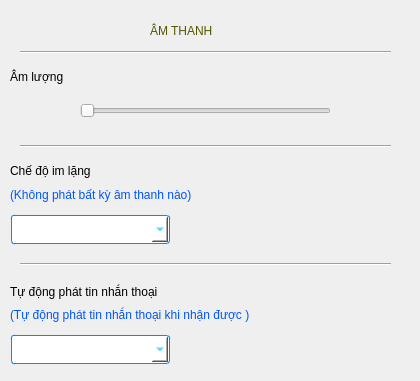
<?xml version="1.0" encoding="UTF-8"?>
<ui version="4.0">
 <class>Widget_ContainSoundSettingContent</class>
 <widget class="QWidget" name="Widget_ContainSoundSettingContent">
  <property name="geometry">
   <rect>
    <x>0</x>
    <y>0</y>
    <width>420</width>
    <height>381</height>
   </rect>
  </property>
  <property name="windowTitle">
   <string>Form</string>
  </property>
  <widget class="QFrame" name="frame_containVolumeSetting">
   <property name="geometry">
    <rect>
     <x>0</x>
     <y>56</y>
     <width>421</width>
     <height>81</height>
    </rect>
   </property>
   <property name="styleSheet">
    <string notr="true">border:0px;</string>
   </property>
   <property name="frameShape">
    <enum>QFrame::StyledPanel</enum>
   </property>
   <property name="frameShadow">
    <enum>QFrame::Raised</enum>
   </property>
   <widget class="QLabel" name="label_amLuong">
    <property name="geometry">
     <rect>
      <x>10</x>
      <y>10</y>
      <width>295</width>
      <height>21</height>
     </rect>
    </property>
    <property name="mouseTracking">
     <bool>true</bool>
    </property>
    <property name="styleSheet">
     <string notr="true">font: 75 bold 12pt &quot;Ubuntu&quot;;</string>
    </property>
    <property name="text">
     <string>Âm lượng</string>
    </property>
   </widget>
   <widget class="QLabel" name="label_iconVolume">
    <property name="geometry">
     <rect>
      <x>30</x>
      <y>40</y>
      <width>31</width>
      <height>31</height>
     </rect>
    </property>
    <property name="text">
     <string/>
    </property>
    <property name="pixmap">
     <pixmap>iconVolume.png</pixmap>
    </property>
   </widget>
   <widget class="QSlider" name="horizontalSlider_ForChangeVolume">
    <property name="geometry">
     <rect>
      <x>80</x>
      <y>40</y>
      <width>251</width>
      <height>29</height>
     </rect>
    </property>
    <property name="orientation">
     <enum>Qt::Horizontal</enum>
    </property>
   </widget>
  </widget>
  <widget class="QFrame" name="frame_containSilentSetting">
   <property name="geometry">
    <rect>
     <x>0</x>
     <y>150</y>
     <width>421</width>
     <height>107</height>
    </rect>
   </property>
   <property name="styleSheet">
    <string notr="true">border:0px;</string>
   </property>
   <property name="frameShape">
    <enum>QFrame::StyledPanel</enum>
   </property>
   <property name="frameShadow">
    <enum>QFrame::Raised</enum>
   </property>
   <widget class="QLabel" name="label_cheDoImLang">
    <property name="geometry">
     <rect>
      <x>10</x>
      <y>10</y>
      <width>365</width>
      <height>21</height>
     </rect>
    </property>
    <property name="mouseTracking">
     <bool>true</bool>
    </property>
    <property name="styleSheet">
     <string notr="true">font: 75 bold 12pt &quot;Ubuntu&quot;;</string>
    </property>
    <property name="text">
     <string>Chế độ im lặng</string>
    </property>
   </widget>
   <widget class="QComboBox" name="comboBox_ForChooseYesOrNoSilent">
    <property name="geometry">
     <rect>
      <x>10</x>
      <y>64</y>
      <width>161</width>
      <height>31</height>
     </rect>
    </property>
    <property name="styleSheet">
     <string notr="true">margin: 1px; padding: 7px;
background-color: rgb(255, 255, 255);
color: rgba(0,190,255,255);
border-style: solid;
border-radius: 3px;
border-width: 1px;
border-color: rgba(0,140,255,255);</string>
    </property>
   </widget>
   <widget class="QLabel" name="label_ctKhongPhatAmvv">
    <property name="geometry">
     <rect>
      <x>10</x>
      <y>34</y>
      <width>391</width>
      <height>21</height>
     </rect>
    </property>
    <property name="mouseTracking">
     <bool>true</bool>
    </property>
    <property name="styleSheet">
     <string notr="true">color: rgb(0, 85, 255);
font: 25 10pt &quot;Ubuntu&quot;;</string>
    </property>
    <property name="text">
     <string>(Không phát bất kỳ âm thanh nào)</string>
    </property>
    <property name="wordWrap">
     <bool>true</bool>
    </property>
   </widget>
  </widget>
  <widget class="QFrame" name="frame_ContainSoundMessageSetting">
   <property name="geometry">
    <rect>
     <x>0</x>
     <y>270</y>
     <width>421</width>
     <height>109</height>
    </rect>
   </property>
   <property name="styleSheet">
    <string notr="true">border:0px;</string>
   </property>
   <property name="frameShape">
    <enum>QFrame::StyledPanel</enum>
   </property>
   <property name="frameShadow">
    <enum>QFrame::Raised</enum>
   </property>
   <widget class="QLabel" name="label_tuDongPhatTinNhanThoai">
    <property name="geometry">
     <rect>
      <x>10</x>
      <y>12</y>
      <width>397</width>
      <height>19</height>
     </rect>
    </property>
    <property name="mouseTracking">
     <bool>true</bool>
    </property>
    <property name="accessibleDescription">
     <string/>
    </property>
    <property name="styleSheet">
     <string notr="true">font: 75 bold 12pt &quot;Ubuntu&quot;;</string>
    </property>
    <property name="text">
     <string>Tự động phát tin nhắn thoại</string>
    </property>
   </widget>
   <widget class="QComboBox" name="comboBox_forChoseYesOrNoPlaySoundMessage">
    <property name="geometry">
     <rect>
      <x>10</x>
      <y>64</y>
      <width>161</width>
      <height>31</height>
     </rect>
    </property>
    <property name="styleSheet">
     <string notr="true">margin: 1px; padding: 7px;
background-color: rgb(255, 255, 255);
color: rgba(0,190,255,255);
border-style: solid;
border-radius: 3px;
border-width: 1px;
border-color: rgba(0,140,255,255);</string>
    </property>
   </widget>
   <widget class="QLabel" name="label_ctTudongPhatvv">
    <property name="geometry">
     <rect>
      <x>10</x>
      <y>34</y>
      <width>391</width>
      <height>21</height>
     </rect>
    </property>
    <property name="mouseTracking">
     <bool>true</bool>
    </property>
    <property name="styleSheet">
     <string notr="true">color: rgb(0, 85, 255);
font: 25 10pt &quot;Ubuntu&quot;;</string>
    </property>
    <property name="text">
     <string>(Tự động phát tin nhắn thoại khi nhận được )</string>
    </property>
    <property name="wordWrap">
     <bool>true</bool>
    </property>
   </widget>
  </widget>
  <widget class="QLabel" name="label">
   <property name="geometry">
    <rect>
     <x>150</x>
     <y>10</y>
     <width>205</width>
     <height>41</height>
    </rect>
   </property>
   <property name="mouseTracking">
    <bool>true</bool>
   </property>
   <property name="styleSheet">
    <string notr="true">font: 75 bold 18pt &quot;Ubuntu&quot;;
color: rgb(85, 85, 0);</string>
   </property>
   <property name="text">
    <string>ÂM THANH</string>
   </property>
  </widget>
  <widget class="Line" name="line_3">
   <property name="geometry">
    <rect>
     <x>20</x>
     <y>44</y>
     <width>371</width>
     <height>16</height>
    </rect>
   </property>
   <property name="orientation">
    <enum>Qt::Horizontal</enum>
   </property>
  </widget>
  <widget class="Line" name="line_4">
   <property name="geometry">
    <rect>
     <x>20</x>
     <y>138</y>
     <width>371</width>
     <height>16</height>
    </rect>
   </property>
   <property name="orientation">
    <enum>Qt::Horizontal</enum>
   </property>
  </widget>
  <widget class="Line" name="line_5">
   <property name="geometry">
    <rect>
     <x>20</x>
     <y>256</y>
     <width>371</width>
     <height>16</height>
    </rect>
   </property>
   <property name="orientation">
    <enum>Qt::Horizontal</enum>
   </property>
  </widget>
 </widget>
 <resources/>
 <connections/>
</ui>
